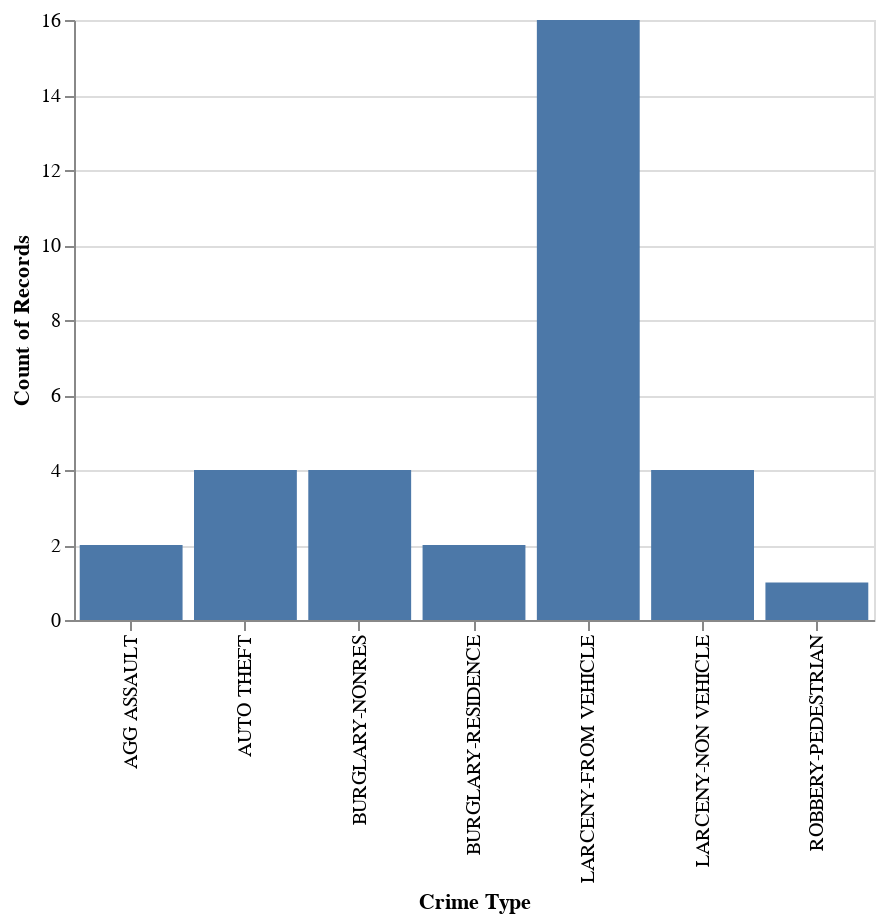

Notebook code cell kept with this figure:
### Markdown cell above
The first graph is 2017 and the second is 2018.

### Code cell
Chart(crime_2017[crime_2017['Occur Date'] == '12/25/17']).mark_bar().encode(x=X('Crime Type', bin=False,), y='count()')

### Figure 1 — Vega-Lite specification as saved in the notebook (floating-point values rounded to 4 significant figures)
{"$schema": "https://vega.github.io/schema/vega-lite/v2.6.0.json", "config": {"view": {"height": 300, "width": 400}}, "data": {"name": "data-4302552ce1a3206f0507a08b0014c022"}, "datasets": {"data-4302552ce1a3206f0507a08b0014c022": [{"Crime Type": "LARCENY-NON VEHICLE", "Latitude": -84.34, "Location": "1353 ARKWRIGHT PL SE", "Longitude": 33.75, "Neighborhood": "Zone 6", "Occur Date": "12/25/17", "Occur Time": "12:00 AM"}, {"Crime Type": "AGG ASSAULT", "Latitude": -84.4, "Location": "1059 COLEMAN ST", "Longitude": 33.73, "Neighborhood": "Zone 3", "Occur Date": "12/25/17", "Occur Time": "7:45 PM"}, {"Crime Type": "AUTO THEFT", "Latitude": -84.42, "Location": "1296 MURPHY AVE SW", "Longitude": 33.72, "Neighborhood": "Zone 3", "Occur Date": "12/25/17", "Occur Time": "8:00 PM"}, {"Crime Type": "LARCENY-FROM VEHICLE", "Latitude": -84.36, "Location": "670 DALLAS ST NE", "Longitude": 33.77, "Neighborhood": "Zone 6", "Occur Date": "12/25/17", "Occur Time": "11:52 PM"}, {"Crime Type": "ROBBERY-PEDESTRIAN", "Latitude": -84.38, "Location": "255 COURTLAND ST NE @HILTON HOTEL", "Longitude": 33.76, "Neighborhood": "Zone 5", "Occur Date": "12/25/17", "Occur Time": "8:30 PM"}, {"Crime Type": "LARCENY-FROM VEHICLE", "Latitude": -84.38, "Location": "794 JUNIPER ST NE", "Longitude": 33.78, "Neighborhood": "Zone 5", "Occur Date": "12/25/17", "Occur Time": "9:55 PM"}, {"Crime Type": "BURGLARY-NONRES", "Latitude": -84.39, "Location": "121 LUCKIE ST NW", "Longitude": 33.76, "Neighborhood": "Zone 5", "Occur Date": "12/25/17", "Occur Time": "12:00 AM"}, {"Crime Type": "LARCENY-FROM VEHICLE", "Latitude": -84.45, "Location": "921 WESTMORELAND CIR NW", "Longitude": 33.79, "Neighborhood": "Zone 1", "Occur Date": "12/25/17", "Occur Time": "12:30 AM"}, {"Crime Type": "LARCENY-FROM VEHICLE", "Latitude": -84.38, "Location": "690 DURANT PL NE", "Longitude": 33.77, "Neighborhood": "Zone 5", "Occur Date": "12/25/17", "Occur Time": "11:00 PM"}, {"Crime Type": "BURGLARY-NONRES", "Latitude": -84.39, "Location": "1162 PRYOR ST SW", "Longitude": 33.72, "Neighborhood": "Zone 3", "Occur Date": "12/25/17", "Occur Time": "11:30 PM"}, {"Crime Type": "LARCENY-FROM VEHICLE", "Latitude": -84.35, "Location": "390 STOVALL ST SE", "Longitude": 33.74, "Neighborhood": "Zone 6", "Occur Date": "12/25/17", "Occur Time": "1:00 AM"}, {"Crime Type": "LARCENY-FROM VEHICLE", "Latitude": -84.42, "Location": "903 HUFF RD NW", "Longitude": 33.79, "Neighborhood": "Zone 5", "Occur Date": "12/25/17", "Occur Time": "8:15 PM"}, {"Crime Type": "AUTO THEFT", "Latitude": -84.38, "Location": "106 BAKER ST NE", "Longitude": 33.76, "Neighborhood": "Zone 5", "Occur Date": "12/25/17", "Occur Time": "9:00 PM"}, {"Crime Type": "LARCENY-FROM VEHICLE", "Latitude": -84.35, "Location": "636 WOODLAND AVE SE", "Longitude": 33.74, "Neighborhood": "Zone 6", "Occur Date": "12/25/17", "Occur Time": "9:30 PM"}, {"Crime Type": "LARCENY-FROM VEHICLE", "Latitude": -84.49, "Location": "1410 BOLTON RD NW", "Longitude": 33.79, "Neighborhood": "Zone 1", "Occur Date": "12/25/17", "Occur Time": "8:00 PM"}, {"Crime Type": "LARCENY-FROM VEHICLE", "Latitude": -84.4, "Location": "1151 HUBBARD ST SW", "Longitude": 33.72, "Neighborhood": "Zone 3", "Occur Date": "12/25/17", "Occur Time": "11:00 PM"}, {"Crime Type": "LARCENY-FROM VEHICLE", "Latitude": -84.38, "Location": "375 RALPH MCGILL BLVD NE", "Longitude": 33.76, "Neighborhood": "Zone 6", "Occur Date": "12/25/17", "Occur Time": "1:00 AM"}, {"Crime Type": "BURGLARY-RESIDENCE", "Latitude": -84.32, "Location": "47 KIRKWOOD RD NE", "Longitude": 33.75, "Neighborhood": "Zone 6", "Occur Date": "12/25/17", "Occur Time": "8:30 AM"}, {"Crime Type": "BURGLARY-NONRES", "Latitude": -84.39, "Location": "11 BAKER ST NW", "Longitude": 33.76, "Neighborhood": "Zone 5", "Occur Date": "12/25/17", "Occur Time": "8:30 AM"}, {"Crime Type": "LARCENY-FROM VEHICLE", "Latitude": -84.36, "Location": "956 N ORMEWOOD PARK DR SE", "Longitude": 33.74, "Neighborhood": "Zone 6", "Occur Date": "12/25/17", "Occur Time": "4:30 PM"}, {"Crime Type": "LARCENY-FROM VEHICLE", "Latitude": -84.39, "Location": "1046 RIDGE AVE SW", "Longitude": 33.73, "Neighborhood": "Zone 3", "Occur Date": "12/25/17", "Occur Time": "12:26 AM"}, {"Crime Type": "LARCENY-FROM VEHICLE", "Latitude": -84.4, "Location": "740 COOPER ST SW", "Longitude": 33.73, "Neighborhood": "Zone 3", "Occur Date": "12/25/17", "Occur Time": "2:00 AM"}, {"Crime Type": "LARCENY-NON VEHICLE", "Latitude": -84.39, "Location": "970 SPRING ST NW", "Longitude": 33.78, "Neighborhood": "Zone 5", "Occur Date": "12/25/17", "Occur Time": "7:45 AM"}, {"Crime Type": "AUTO THEFT", "Latitude": -84.44, "Location": "1558 MONTREAT AVE SW", "Longitude": 33.73, "Neighborhood": "Zone 4", "Occur Date": "12/25/17", "Occur Time": "1:00 AM"}, {"Crime Type": "LARCENY-NON VEHICLE", "Latitude": -84.41, "Location": "2610 METROPOLITAN PKWY SW", "Longitude": 33.68, "Neighborhood": "Zone 4", "Occur Date": "12/25/17", "Occur Time": "1:20 PM"}, {"Crime Type": "BURGLARY-NONRES", "Latitude": -84.47, "Location": "2061 MAIN ST NW", "Longitude": 33.81, "Neighborhood": "Zone 1", "Occur Date": "12/25/17", "Occur Time": "1:45 PM"}, {"Crime Type": "AUTO THEFT", "Latitude": -84.39, "Location": "1127 HANK AARON DR SW", "Longitude": 33.72, "Neighborhood": "Zone 3", "Occur Date": "12/25/17", "Occur Time": "2:00 PM"}, {"Crime Type": "LARCENY-FROM VEHICLE", "Latitude": -84.4, "Location": "333 NELSON ST SW", "Longitude": 33.75, "Neighborhood": "Zone 5", "Occur Date": "12/25/17", "Occur Time": "2:40 PM"}, {"Crime Type": "LARCENY-NON VEHICLE", "Latitude": -84.38, "Location": "69 JESSE HILL JR DR SE", "Longitude": 33.75, "Neighborhood": "Zone 5", "Occur Date": "12/25/17", "Occur Time": "2:47 PM"}, {"Crime Type": "LARCENY-FROM VEHICLE", "Latitude": -84.41, "Location": "60 PASCHAL BLVD NW", "Longitude": 33.76, "Neighborhood": "Zone 1", "Occur Date": "12/25/17", "Occur Time": "9:00 AM"}, {"Crime Type": "LARCENY-FROM VEHICLE", "Latitude": -84.38, "Location": "349 DECATUR ST SE", "Longitude": 33.75, "Neighborhood": "Zone 6", "Occur Date": "12/25/17", "Occur Time": "1:00 AM"}, {"Crime Type": "BURGLARY-RESIDENCE", "Latitude": -84.37, "Location": "1754 RICHMOND CIR SE", "Longitude": 33.71, "Neighborhood": "Zone 3", "Occur Date": "12/25/17", "Occur Time": "4:30 PM"}, {"Crime Type": "AGG ASSAULT", "Latitude": -84.49, "Location": "3263 DONALD LEE HOLLOWELL PKWY", "Longitude": 33.79, "Neighborhood": "Zone 1", "Occur Date": "12/25/17", "Occur Time": "7:45 PM"}]}, "encoding": {"x": {"bin": false, "field": "Crime Type", "type": "nominal"}, "y": {"aggregate": "count", "type": "quantitative"}}, "mark": "bar"}
